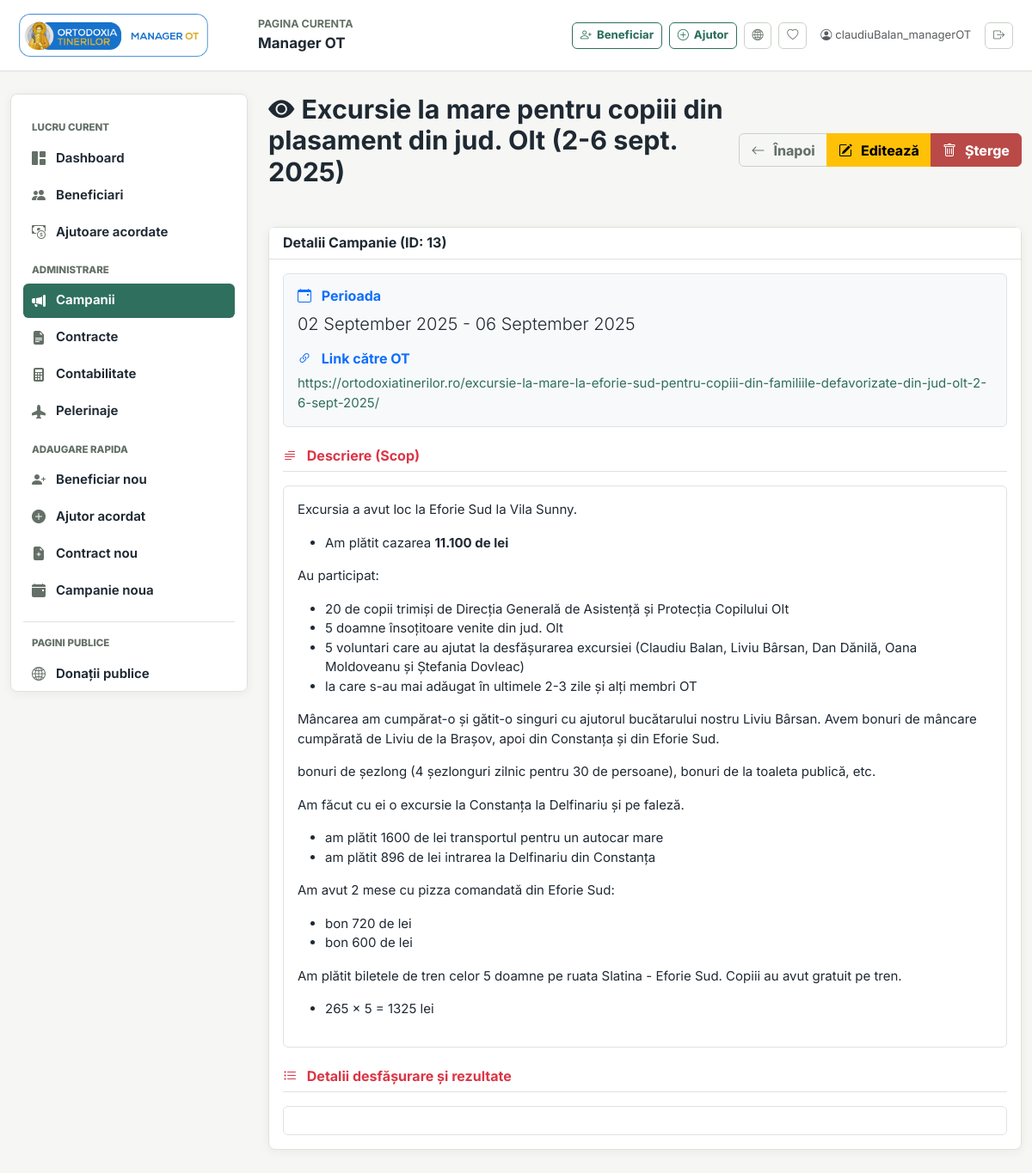
The page /view-campanie.php?id=13 (signed in) on the database its author committed.
### tables this page shows
CREATE TABLE `campanii` (
  `id` int(10) NOT NULL AUTO_INCREMENT,
  `nume` varchar(300) NOT NULL,
  `data_start` date NOT NULL,
  `data_final` date NOT NULL,
  `descriere` text NOT NULL,
  `link_ot` varchar(300) NOT NULL,
  `detalii_desf` text NOT NULL,
  PRIMARY KEY (`id`)
);

### view-campanie.php (the view, shortened to what this page needs)
<?php
include "includes/header.php";
$id = $_GET['id'] ?? null;
$campanie = null;
$sql = "SELECT id, nume, data_start, data_final, descriere, detalii_desf, link_ot FROM campanii WHERE id = ?";
$stmt = $conn->prepare($sql);
$stmt->bind_param("i", $id);
$stmt->execute();
$result = $stmt->get_result();
if ($result->num_rows > 0) {
    $campanie = $result->fetch_assoc();
}
?>
<div class="container">
    <div class="row">
        <div class="col-md-3 d-none d-md-block">
            <?php include "includes/sidebar.php";?>
        </div>
        <div class="col-12 col-md-9">
    <div class="d-flex justify-content-between align-items-center mb-4">
        <h1>
            <?php
            if ($campanie) {
                echo '<i class="bi bi-eye-fill me-2"></i>' . htmlspecialchars($campanie['nume']);
            } else {
                echo '<i class="bi bi-x-circle-fill me-2"></i> Campanie Negăsită';
            }
            ?>
        </h1>
        <div class="btn-group" role="group">
             <a href="campanii.php" class="btn btn-outline-secondary">
                <i class="bi bi-arrow-left me-1"></i> Înapoi
            </a>
            <?php if ($campanie): ?>
                 <a href="edit-campanie.php?id=<?php echo htmlspecialchars($id); ?>" class="btn btn-warning">
                    <i class="bi bi-pencil-square me-1"></i> Editează
                </a>
                <button type="button"
                         class="btn btn-danger"
                         onclick="confirmDelete(<?php echo htmlspecialchars($id); ?>, '<?php echo htmlspecialchars($campanie['nume']); ?>')">
                    <i class="bi bi-trash me-1"></i> Șterge
                </button>
            <?php endif; ?>
        </div>
    </div>
    <?php if ($campanie): ?>
        <div class="card shadow">
            <div class="card-header bg-primary text-white">
                <h5 class="mb-0">Detalii Campanie (ID: <?php echo htmlspecialchars($campanie['id']); ?>)</h5>
            </div>
            <div class="card-body">
                <div class="mb-4 p-3 border rounded bg-light">
                    <h5 class="text-primary"><i class="bi bi-calendar-event me-2"></i> Perioada</h5>
                    <p class="lead">
                        <?php
                            $data_start_formatata = strftime('%d %B %Y', strtotime($campanie['data_start']));
                            $data_final_formatata = strftime('%d %B %Y', strtotime($campanie['data_final']));
                            echo "{$data_start_formatata} - {$data_final_formatata}";
                        ?>
                    </p>
                    <h5 class="text-primary mt-3"><i class="bi bi-link-45deg me-2"></i> Link către OT</h5>
                    <p class="mb-0">
                        <?php if (!empty($campanie['link_ot'])): ?>
                            <a href="<?php echo htmlspecialchars($campanie['link_ot']); ?>" target="_blank" class="text-decoration-none text-break">
                                <?php echo htmlspecialchars($campanie['link_ot']); ?>
                            </a>
                        <?php else: ?>
                            <span class="text-muted">N/A</span>
                        <?php endif; ?>
                    </p>
                </div>
                <div class="mt-4">
                    <h4 class="border-bottom pb-2 mb-3 text-danger"><i class="bi bi-text-paragraph me-2"></i> Descriere (Scop)</h4>
                    <div class="p-3 border rounded bg-white">
                        <?php echo htmlspecialchars_decode($campanie['descriere'] ?? '<span class="text-muted">Nu există descriere.</span>', ENT_QUOTES); ?>
                    </div>
                </div>
                <div class="mt-4">
                    <h4 class="border-bottom pb-2 mb-3 text-danger"><i class="bi bi-list-task me-2"></i> Detalii desfășurare și rezultate</h4>
                    <div class="p-3 border rounded bg-white">
                    </div>
                </div>
            </div>
        </div>
    <?php else: ?>
        <div class="alert alert-danger shadow" role="alert">
            Nu a fost găsită nicio campanie cu ID-ul **<?php echo htmlspecialchars($id); ?>**.
        </div>
    <?php endif; ?>
</div>
<?php
include "includes/footer.php";
?>

### includes/style.css (style rules this page uses)
:root { --ot-bg: #f6f7f4; --ot-surface: #ffffff; --ot-surface-muted: #eef3ef; --ot-border: #dde2da; --ot-border-strong: #c9d2c6; --ot-text: #1f2933; --ot-muted: #647067; --ot-primary: #2f6f5e; --ot-primary-dark: #245748; --ot-primary-soft: #e2eee9; --ot-copper: #a46a3f; --ot-blue: #315c8c; --ot-danger: #b94a48; --ot-warning: #b98223; --ot-shadow: 0 10px 30px rgba(31, 41, 51, 0.07); --ot-shadow-soft: 0 2px 12px rgba(31, 41, 51, 0.06); --ot-radius: 8px; --ot-radius-sm: 6px; }
* { letter-spacing: 0; }
html { min-height: 100%; }
body { min-height: 100vh; background: linear-gradient(180deg, rgba(246, 247, 244, 0.98), rgba(246, 247, 244, 1)), var(--ot-bg); color: var(--ot-text); font-family: Inter, "Source Sans 3", system-ui, -apple-system, BlinkMacSystemFont, "Segoe UI", sans-serif; font-size: 15px; }
a { color: var(--ot-primary); }
body > .container { max-width: 1440px; padding-top: 26px; padding-bottom: 36px; }
h1, h2, h3, h4, h5, h6 { color: var(--ot-text); font-weight: 700; }
h1 { margin-bottom: 22px; font-size: 1.9rem; }
h4, h5 { font-size: 1rem; }
.card, .accordion-item, .list-group { border-color: var(--ot-border); border-radius: var(--ot-radius) !important; }
.card { background: var(--ot-surface); border: 1px solid var(--ot-border); box-shadow: var(--ot-shadow-soft) !important; }
.card-header { background: var(--ot-surface) !important; border-bottom: 1px solid var(--ot-border); color: var(--ot-text) !important; font-weight: 750; }
.card-header.bg-primary, .card-header.bg-light { background: var(--ot-surface) !important; color: var(--ot-text) !important; }
.card-body { color: var(--ot-text); }
.btn { display: inline-flex; align-items: center; justify-content: center; gap: 6px; min-height: 36px; padding: 0.42rem 0.82rem; border-radius: var(--ot-radius-sm); font-weight: 750; }
.btn-outline-secondary { color: var(--ot-muted); border-color: var(--ot-border-strong); }
.btn-danger, .btn-outline-danger:hover { background-color: var(--ot-danger); border-color: var(--ot-danger); }

### rows shown on the page
campanii: nume "Excursie la mare pentru copiii din plasament din jud. Olt (2-6 sept. 2025)", id "13", data_start "02 September 2025", data_final "06 September 2025", link_ot "https://ortodoxiatinerilor.ro/excursie-la-mare-la-eforie-sud-pentru-copiii-din-familiile-defavorizate-din-jud-olt-2-6-sept-2025/", descriere "Excursia a avut loc la Eforie Sud la Vila Sunny. Am plătit cazarea 11.100 de lei Au participat: 20 de copii trimiși de Direcția Generală de Asistență și Protecția Copilului Olt 5 doamne însoțitoare venite din jud. Olt 5 voluntari care au ajutat la desfășurarea excursiei (Claudiu Balan, Liviu Bârsan, Dan Dănilă, Oana Moldoveanu și Ștefania Dovleac) la care s-au mai adăugat în ultimele 2-3 zile și alți membri OT Mâncarea am cumpărat-o și gătit-o singuri cu ajutorul bucătarului nostru Liviu Bârsan. Avem bonuri de mâncare cumpărată de Liviu de la Brașov, apoi din Constanța și din Eforie Sud. bonuri de șezlong (4 șezlonguri zilnic pentru 30 de persoane), bonuri de la toaleta publică, etc. Am…"

### other values the page prints
$titlu_pg "Manager OT"
$current_user "claudiuBalan_managerOT"
